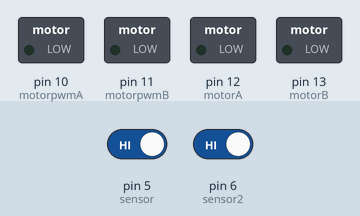
Bench run of a sketch on a simulated Arduino Uno, built with avr-gcc and run on an emulated ATmega328P. Parts: switched loads named in the sketch (green lamp = pin HIGH). The inputs (shaded band) are chosen by the test bench; at power-on: pin 5 (sensor) HIGH, pin 6 (sensor2) HIGH.

Above: at 1.2 s.
1.3 s: pin 5 (sensor) driven LOW
At 2.5 s:
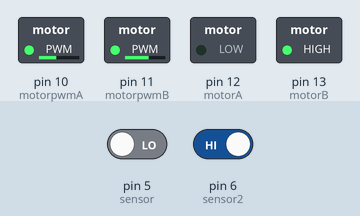
3.0 s: pin 6 (sensor2) driven LOW
At 4.0 s:
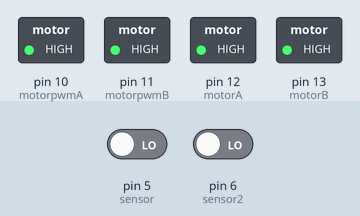
5.0 s: pin 5 (sensor) driven HIGH
At 6.2 s:
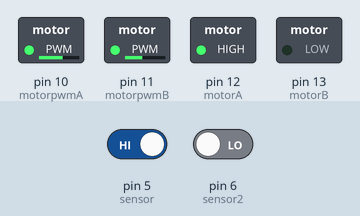
6.5 s: pin 6 (sensor2) driven HIGH
At 7.9 s:
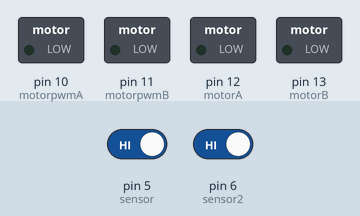
Timing chart, 0 to 9.5 s (numbered marks = the images above; inputs shaded):
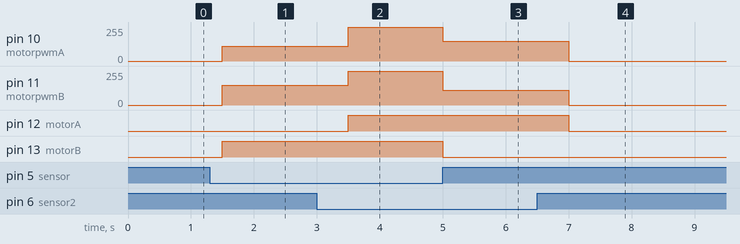

Measured:
- after the input at 1.3 s, pin 10 (motorpwmA): 0/255 → 110/255 after 0.20 s; pin 11 (motorpwmB): 0/255 → 150/255 after 0.20 s; pin 13 (motorB): LOW → HIGH after 0.20 s
- after the input at 3.0 s, pin 10 (motorpwmA): 110/255 → 255/255 after 0.50 s; pin 11 (motorpwmB): 150/255 → 255/255 after 0.50 s; pin 12 (motorA): LOW → HIGH after 0.50 s
- after the input at 5.0 s, pin 10 (motorpwmA): 255/255 → 150/255 at once; pin 11 (motorpwmB): 255/255 → 110/255 at once; pin 13 (motorB): HIGH → LOW at once
- after the input at 6.5 s, pin 10 (motorpwmA): 150/255 → 0/255 after 0.50 s; pin 11 (motorpwmB): 110/255 → 0/255 after 0.50 s; pin 12 (motorA): HIGH → LOW after 0.50 s

The sketch:

lineFolower.ino
```cpp
const int sensor = 5;
const int sensor2 = 6;
//int buzz = 4;
int motorpwmA = 10;
int motorpwmB = 11;
int motorA = 12;
int motorB = 13;
int a;

void setup() {
  // put your setup code here, to run once:
  Serial.begin(9600);
  pinMode(sensor,INPUT);
  pinMode(sensor2, INPUT);
  //pinMode(buzz, OUTPUT);
  pinMode(motorpwmA, OUTPUT);
  pinMode(motorpwmB, OUTPUT);
  pinMode(motorA, OUTPUT);
  pinMode(motorB, OUTPUT);

  //Serial.println("coba sensor garis");

}

void loop() {
  // put your main code here, to run repeatedly:
  if(digitalRead(sensor) == LOW && digitalRead(sensor2) == LOW){
    //digitalWrite(buzz, HIGH);
    digitalWrite(motorA, HIGH);
    digitalWrite(motorB, HIGH);
    digitalWrite(motorpwmA, 200);
    digitalWrite(motorpwmB, 200);
    a = 1;

  }else if(digitalRead(sensor) == LOW && digitalRead(sensor2) == HIGH){
    digitalWrite(motorA, LOW);
    digitalWrite(motorB, HIGH);
    analogWrite(motorpwmB, 150);
    analogWrite(motorpwmA, 110);

  }
  else if(digitalRead(sensor) == HIGH && digitalRead(sensor2) == LOW){

    digitalWrite(motorA, HIGH);
    digitalWrite(motorB, LOW);
    analogWrite(motorpwmA, 150);
    analogWrite(motorpwmB, 110);
    //delay(200);
  }
  else{
    delay(500);
    digitalWrite(motorA, LOW);
    digitalWrite(motorB, LOW);
    digitalWrite(motorpwmA, 0);
    digitalWrite(motorpwmB, 0);
//      `
  }
}
```
